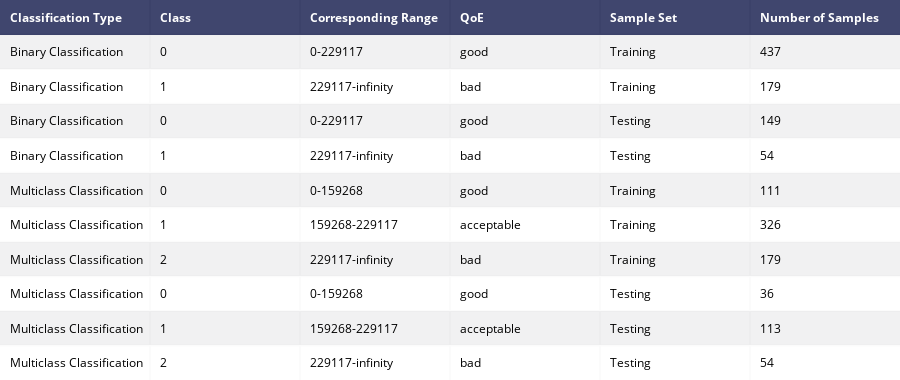

Here is the notebook cell this chart was saved with:
### Code cell
print("training set size",dfIndex.shape[0])
print("testing set size",dfIndexTest.shape[0])

bins = [0,indexNoStressHigh,np.inf]
bottom = "0-{}".format(indexNoStressHigh)
top = "{}-infinity".format(indexNoStressHigh)
names = [bottom,top]
dfClassificationStats = pd.DataFrame(columns = ['Classification Type' , 'Class', 'Corresponding Range',"QoE",'Sample Set', 'Number of Samples'])
dfIndexTemp = dfIndex
dfIndexTemp["range"] = pd.cut(dfIndexTemp['elapse_time'], bins,labels=names)
dfClassificationStats = createClassificationStats(dfIndexTemp,dfClassificationStats,"Binary Classification","Training",["good","bad"])
dfIndexTemp = dfIndexTest
dfIndexTemp["range"] = pd.cut(dfIndexTemp['elapse_time'], bins,labels=names)
dfClassificationStats = createClassificationStats(dfIndexTemp,dfClassificationStats,"Binary Classification","Testing",["good","bad"])
bins = [0,indexNoStressLow,indexNoStressHigh,np.inf]
bottom = "0-{}".format(indexNoStressLow)
middle =  "{}-{}".format(indexNoStressLow,indexNoStressHigh)
top = "{}-infinity".format(indexNoStressHigh)
names = [bottom,middle,top]
dfIndexTemp = dfIndex
dfIndexTemp["range"] = pd.cut(dfIndexTemp['elapse_time'], bins,labels=names)
dfClassificationStats = createClassificationStats(dfIndexTemp,dfClassificationStats,"Multiclass Classification","Training",["good","acceptable","bad"])
dfIndexTemp = dfIndexTest
dfIndexTemp["range"] = pd.cut(dfIndexTemp['elapse_time'], bins,labels=names)
dfClassificationStats = createClassificationStats(dfIndexTemp,dfClassificationStats,"Multiclass Classification","Testing",["good","acceptable","bad"])
table = ff.create_table(dfClassificationStats)    
iplot(table)

### Figure 1 — Plotly figure (JSON) as saved in the notebook; plotly's stock layout.template omitted (floating-point values rounded to 4 significant figures)
{"data": [{"opacity": 0.75, "z": [[0, 0, 0, 0, 0, 0], [0.5, 0.5, 0.5, 0.5, 0.5, 0.5], [1, 1, 1, 1, 1, 1], [0.5, 0.5, 0.5, 0.5, 0.5, 0.5], [1, 1, 1, 1, 1, 1], [0.5, 0.5, 0.5, 0.5, 0.5, 0.5], [1, 1, 1, 1, 1, 1], [0.5, 0.5, 0.5, 0.5, 0.5, 0.5], [1, 1, 1, 1, 1, 1], [0.5, 0.5, 0.5, 0.5, 0.5, 0.5], [1, 1, 1, 1, 1, 1]], "uid": "b4ce1e0c-c665-4c81-b3a2-047f23468da5", "showscale": false, "colorscale": [[0, "#00083e"], [0.5, "#ededee"], [1, "#ffffff"]], "hoverinfo": "none", "type": "heatmap"}], "layout": {"height": 380, "margin": {"r": 0, "b": 0, "l": 0, "t": 0}, "annotations": [{"xref": "x", "xanchor": "left", "yref": "y", "text": "<b>Classification Type</b>", "align": "left", "y": 0, "x": -0.45, "font": {"color": "#ffffff"}, "showarrow": false}, {"xref": "x", "xanchor": "left", "yref": "y", "text": "<b>Class</b>", "align": "left", "y": 0, "x": 0.55, "font": {"color": "#ffffff"}, "showarrow": false}, {"xref": "x", "xanchor": "left", "yref": "y", "text": "<b>Corresponding Range</b>", "align": "left", "y": 0, "x": 1.55, "font": {"color": "#ffffff"}, "showarrow": false}, {"xref": "x", "xanchor": "left", "yref": "y", "text": "<b>QoE</b>", "align": "left", "y": 0, "x": 2.55, "font": {"color": "#ffffff"}, "showarrow": false}, {"xref": "x", "xanchor": "left", "yref": "y", "text": "<b>Sample Set</b>", "align": "left", "y": 0, "x": 3.55, "font": {"color": "#ffffff"}, "showarrow": false}, {"xref": "x", "xanchor": "left", "yref": "y", "text": "<b>Number of Samples</b>", "align": "left", "y": 0, "x": 4.55, "font": {"color": "#ffffff"}, "showarrow": false}, {"xref": "x", "xanchor": "left", "yref": "y", "text": "Binary Classification", "align": "left", "y": 1, "x": -0.45, "font": {"color": "#000000"}, "showarrow": false}, {"xref": "x", "xanchor": "left", "yref": "y", "text": "0", "align": "left", "y": 1, "x": 0.55, "font": {"color": "#000000"}, "showarrow": false}, {"xref": "x", "xanchor": "left", "yref": "y", "text": "0-229117", "align": "left", "y": 1, "x": 1.55, "font": {"color": "#000000"}, "showarrow": false}, {"xref": "x", "xanchor": "left", "yref": "y", "text": "good", "align": "left", "y": 1, "x": 2.55, "font": {"color": "#000000"}, "showarrow": false}, {"xref": "x", "xanchor": "left", "yref": "y", "text": "Training", "align": "left", "y": 1, "x": 3.55, "font": {"color": "#000000"}, "showarrow": false}, {"xref": "x", "xanchor": "left", "yref": "y", "text": "437", "align": "left", "y": 1, "x": 4.55, "font": {"color": "#000000"}, "showarrow": false}, {"xref": "x", "xanchor": "left", "yref": "y", "text": "Binary Classification", "align": "left", "y": 2, "x": -0.45, "font": {"color": "#000000"}, "showarrow": false}, {"xref": "x", "xanchor": "left", "yref": "y", "text": "1", "align": "left", "y": 2, "x": 0.55, "font": {"color": "#000000"}, "showarrow": false}, {"xref": "x", "xanchor": "left", "yref": "y", "text": "229117-infinity", "align": "left", "y": 2, "x": 1.55, "font": {"color": "#000000"}, "showarrow": false}, {"xref": "x", "xanchor": "left", "yref": "y", "text": "bad", "align": "left", "y": 2, "x": 2.55, "font": {"color": "#000000"}, "showarrow": false}, {"xref": "x", "xanchor": "left", "yref": "y", "text": "Training", "align": "left", "y": 2, "x": 3.55, "font": {"color": "#000000"}, "showarrow": false}, {"xref": "x", "xanchor": "left", "yref": "y", "text": "179", "align": "left", "y": 2, "x": 4.55, "font": {"color": "#000000"}, "showarrow": false}, {"xref": "x", "xanchor": "left", "yref": "y", "text": "Binary Classification", "align": "left", "y": 3, "x": -0.45, "font": {"color": "#000000"}, "showarrow": false}, {"xref": "x", "xanchor": "left", "yref": "y", "text": "0", "align": "left", "y": 3, "x": 0.55, "font": {"color": "#000000"}, "showarrow": false}, {"xref": "x", "xanchor": "left", "yref": "y", "text": "0-229117", "align": "left", "y": 3, "x": 1.55, "font": {"color": "#000000"}, "showarrow": false}, {"xref": "x", "xanchor": "left", "yref": "y", "text": "good", "align": "left", "y": 3, "x": 2.55, "font": {"color": "#000000"}, "showarrow": false}, {"xref": "x", "xanchor": "left", "yref": "y", "text": "Testing", "align": "left", "y": 3, "x": 3.55, "font": {"color": "#000000"}, "showarrow": false}, {"xref": "x", "xanchor": "left", "yref": "y", "text": "149", "align": "left", "y": 3, "x": 4.55, "font": {"color": "#000000"}, "showarrow": false}, {"xref": "x", "xanchor": "left", "yref": "y", "text": "Binary Classification", "align": "left", "y": 4, "x": -0.45, "font": {"color": "#000000"}, "showarrow": false}, {"xref": "x", "xanchor": "left", "yref": "y", "text": "1", "align": "left", "y": 4, "x": 0.55, "font": {"color": "#000000"}, "showarrow": false}, {"xref": "x", "xanchor": "left", "yref": "y", "text": "229117-infinity", "align": "left", "y": 4, "x": 1.55, "font": {"color": "#000000"}, "showarrow": false}, {"xref": "x", "xanchor": "left", "yref": "y", "text": "bad", "align": "left", "y": 4, "x": 2.55, "font": {"color": "#000000"}, "showarrow": false}, {"xref": "x", "xanchor": "left", "yref": "y", "text": "Testing", "align": "left", "y": 4, "x": 3.55, "font": {"color": "#000000"}, "showarrow": false}, {"xref": "x", "xanchor": "left", "yref": "y", "text": "54", "align": "left", "y": 4, "x": 4.55, "font": {"color": "#000000"}, "showarrow": false}, {"xref": "x", "xanchor": "left", "yref": "y", "text": "Multiclass Classification", "align": "left", "y": 5, "x": -0.45, "font": {"color": "#000000"}, "showarrow": false}, {"xref": "x", "xanchor": "left", "yref": "y", "text": "0", "align": "left", "y": 5, "x": 0.55, "font": {"color": "#000000"}, "showarrow": false}, {"xref": "x", "xanchor": "left", "yref": "y", "text": "0-159268", "align": "left", "y": 5, "x": 1.55, "font": {"color": "#000000"}, "showarrow": false}, {"xref": "x", "xanchor": "left", "yref": "y", "text": "good", "align": "left", "y": 5, "x": 2.55, "font": {"color": "#000000"}, "showarrow": false}, {"xref": "x", "xanchor": "left", "yref": "y", "text": "Training", "align": "left", "y": 5, "x": 3.55, "font": {"color": "#000000"}, "showarrow": false}, {"xref": "x", "xanchor": "left", "yref": "y", "text": "111", "align": "left", "y": 5, "x": 4.55, "font": {"color": "#000000"}, "showarrow": false}, {"xref": "x", "xanchor": "left", "yref": "y", "text": "Multiclass Classification", "align": "left", "y": 6, "x": -0.45, "font": {"color": "#000000"}, "showarrow": false}, {"xref": "x", "xanchor": "left", "yref": "y", "text": "1", "align": "left", "y": 6, "x": 0.55, "font": {"color": "#000000"}, "showarrow": false}, {"xref": "x", "xanchor": "left", "yref": "y", "text": "159268-229117", "align": "left", "y": 6, "x": 1.55, "font": {"color": "#000000"}, "showarrow": false}, {"xref": "x", "xanchor": "left", "yref": "y", "text": "acceptable", "align": "left", "y": 6, "x": 2.55, "font": {"color": "#000000"}, "showarrow": false}, {"xref": "x", "xanchor": "left", "yref": "y", "text": "Training", "align": "left", "y": 6, "x": 3.55, "font": {"color": "#000000"}, "showarrow": false}, {"xref": "x", "xanchor": "left", "yref": "y", "text": "326", "align": "left", "y": 6, "x": 4.55, "font": {"color": "#000000"}, "showarrow": false}, {"xref": "x", "xanchor": "left", "yref": "y", "text": "Multiclass Classification", "align": "left", "y": 7, "x": -0.45, "font": {"color": "#000000"}, "showarrow": false}, {"xref": "x", "xanchor": "left", "yref": "y", "text": "2", "align": "left", "y": 7, "x": 0.55, "font": {"color": "#000000"}, "showarrow": false}, {"xref": "x", "xanchor": "left", "yref": "y", "text": "229117-infinity", "align": "left", "y": 7, "x": 1.55, "font": {"color": "#000000"}, "showarrow": false}, {"xref": "x", "xanchor": "left", "yref": "y", "text": "bad", "align": "left", "y": 7, "x": 2.55, "font": {"color": "#000000"}, "showarrow": false}, {"xref": "x", "xanchor": "left", "yref": "y", "text": "Training", "align": "left", "y": 7, "x": 3.55, "font": {"color": "#000000"}, "showarrow": false}, {"xref": "x", "xanchor": "left", "yref": "y", "text": "179", "align": "left", "y": 7, "x": 4.55, "font": {"color": "#000000"}, "showarrow": false}, {"xref": "x", "xanchor": "left", "yref": "y", "text": "Multiclass Classification", "align": "left", "y": 8, "x": -0.45, "font": {"color": "#000000"}, "showarrow": false}, {"xref": "x", "xanchor": "left", "yref": "y", "text": "0", "align": "left", "y": 8, "x": 0.55, "font": {"color": "#000000"}, "showarrow": false}, {"xref": "x", "xanchor": "left", "yref": "y", "text": "0-159268", "align": "left", "y": 8, "x": 1.55, "font": {"color": "#000000"}, "showarrow": false}, {"xref": "x", "xanchor": "left", "yref": "y", "text": "good", "align": "left", "y": 8, "x": 2.55, "font": {"color": "#000000"}, "showarrow": false}, {"xref": "x", "xanchor": "left", "yref": "y", "text": "Testing", "align": "left", "y": 8, "x": 3.55, "font": {"color": "#000000"}, "showarrow": false}, {"xref": "x", "xanchor": "left", "yref": "y", "text": "36", "align": "left", "y": 8, "x": 4.55, "font": {"color": "#000000"}, "showarrow": false}, {"xref": "x", "xanchor": "left", "yref": "y", "text": "Multiclass Classification", "align": "left", "y": 9, "x": -0.45, "font": {"color": "#000000"}, "showarrow": false}, {"xref": "x", "xanchor": "left", "yref": "y", "text": "1", "align": "left", "y": 9, "x": 0.55, "font": {"color": "#000000"}, "showarrow": false}, {"xref": "x", "xanchor": "left", "yref": "y", "text": "159268-229117", "align": "left", "y": 9, "x": 1.55, "font": {"color": "#000000"}, "showarrow": false}, {"xref": "x", "xanchor": "left", "yref": "y", "text": "acceptable", "align": "left", "y": 9, "x": 2.55, "font": {"color": "#000000"}, "showarrow": false}, {"xref": "x", "xanchor": "left", "yref": "y", "text": "Testing", "align": "left", "y": 9, "x": 3.55, "font": {"color": "#000000"}, "showarrow": false}, {"xref": "x", "xanchor": "left", "yref": "y", "text": "113", "align": "left", "y": 9, "x": 4.55, "font": {"color": "#000000"}, "showarrow": false}, {"xref": "x", "xanchor": "left", "yref": "y", "text": "Multiclass Classification", "align": "left", "y": 10, "x": -0.45, "font": {"color": "#000000"}, "showarrow": false}, {"xref": "x", "xanchor": "left", "yref": "y", "text": "2", "align": "left", "y": 10, "x": 0.55, "font": {"color": "#000000"}, "showarrow": false}, {"xref": "x", "xanchor": "left", "yref": "y", "text": "229117-infinity", "align": "left", "y": 10, "x": 1.55, "font": {"color": "#000000"}, "showarrow": false}, {"xref": "x", "xanchor": "left", "yref": "y", "text": "bad", "align": "left", "y": 10, "x": 2.55, "font": {"color": "#000000"}, "showarrow": false}, {"xref": "x", "xanchor": "left", "yref": "y", "text": "Testing", "align": "left", "y": 10, "x": 3.55, "font": {"color": "#000000"}, "showarrow": false}, {"xref": "x", "xanchor": "left", "yref": "y", "text": "54", "align": "left", "y": 10, "x": 4.55, "font": {"color": "#000000"}, "showarrow": false}], "xaxis": {"zeroline": false, "showticklabels": false, "tick0": -0.5, "ticks": "", "gridwidth": 2, "dtick": 1}, "yaxis": {"zeroline": false, "showticklabels": false, "tick0": 0.5, "ticks": "", "gridwidth": 2, "dtick": 1, "autorange": "reversed"}}}
